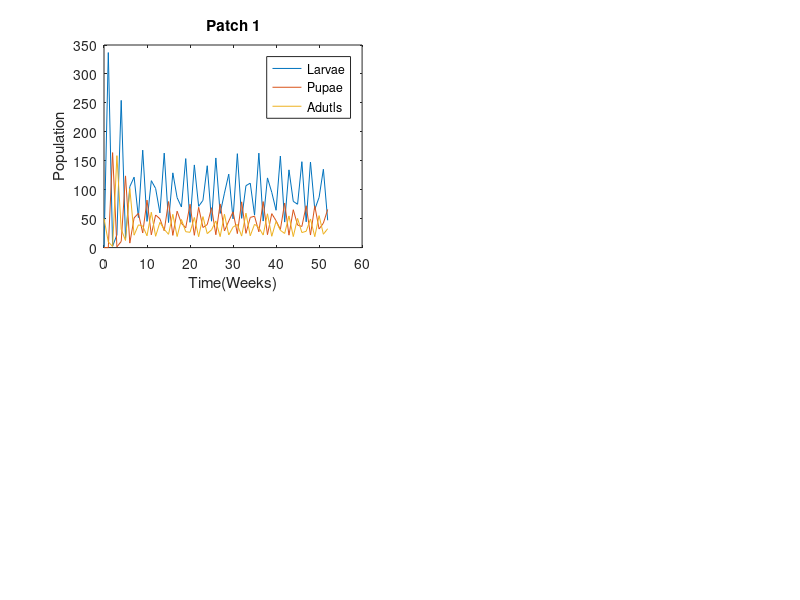

MATLAB code for this plot: (Note: this script raises an error after producing the figure.)
%4-Patch Dispersal w/ LPA Model

b = 11.68;
mu_a = 0.8;
mu_l = 0.5129;
c_ea = 0.0110;
c_el = 0.0110;
c_pa = 0.0178;
gamma1 = 0.01; % chance of adult leaving patch 1
gamma2 = 0.01; % chance of adult leaving patch 2
gamma3 = 0.01; % chance of adult leaving patch 3
gamma4 = 0.01; % chance of adult leaving patch 4

MaxT = 52;

DF = zeros(MaxT+1,4)
DF(:,1) = 0:MaxT
DF(1,:) = [0, 0, 0, 50]
DF2 = zeros(MaxT+1,4)
DF2(:,1) = 0:MaxT
DF2(1,:) = [0, 0, 0, 0]
DF3 = zeros(MaxT+1,4)
DF3(:,1) = 0:MaxT
DF3(1,:) = [0, 0, 0, 0]
DF4 = zeros(MaxT+1,4)
DF4(:,1) = 0:MaxT
DF4(1,:) = [0, 0, 0, 0]

for i = 2:MaxT+1
    DF(i,2)= b*DF(i-1,4)*exp(-c_ea*DF(i-1,4)-c_el*DF(i-1,2));
    DF(i,3)= (1-mu_l)*DF(i-1,2);
    DF(i,4) = DF(i-1,3)*exp(-c_pa*DF(i-1,4))+(1-mu_a)*((1-gamma1)*DF(i-1,4)+ 1/2*gamma2*DF2(i-1,4)+1/2*gamma3*DF3(i-1,4));
    
    DF2(i,2)= b*DF2(i-1,4)*exp(-c_ea*DF2(i-1,4)-c_el*DF2(i-1,2));
    DF2(i,3)= (1-mu_l)*DF2(i-1,2);
    DF2(i,4) = DF2(i-1,3)*exp(-c_pa*DF2(i-1,4))+(1-mu_a)*((1-gamma2)*DF2(i-1,4)+ 1/2*gamma4*DF4(i-1,4)+1/2*gamma1*DF(i-1,4));
    
    DF3(i,2)= b*DF3(i-1,4)*exp(-c_ea*DF3(i-1,4)-c_el*DF3(i-1,2));
    DF3(i,3)= (1-mu_l)*DF3(i-1,2);
    DF3(i,4) = DF3(i-1,3)*exp(-c_pa*DF3(i-1,4))+(1-mu_a)*((1-gamma3)*DF3(i-1,4)+ 1/2*gamma1*DF(i-1,4)+1/2*gamma4*DF4(i-1,4));
    
    DF4(i,2)= b*DF4(i-1,4)*exp(-c_ea*DF4(i-1,4)-c_el*DF4(i-1,2));
    DF4(i,3)= (1-mu_l)*DF4(i-1,2);
    DF4(i,4) = DF4(i-1,3)*exp(-c_pa*DF4(i-1,4))+(1-mu_a)*((1-gamma4)*DF4(i-1,4)+ 1/2*gamma3*DF3(i-1,4)+1/2*gamma2*DF2(i-1,4));
end

figure(1);
subplot(2,2,1);
x1 = DF(:,1);
y1 = DF(:,2:4);
plot(x1,y1)
title('Patch 1')
xlabel('Time(Weeks)')
ylabel('Population')
lgnd = legend('Larvae','Pupae','Adutls')
lgnd.Location = 'northeast';
ax = gca;
comm.ax = ax.YLim;

subplot(2,2,2); 
x2 = DF2(:,1);
y2 = DF2(:,2:4);
plot(x2,y2)
title('Patch 2')
ax = gca;
ax.YLim = comm.ax;

subplot(2,2,3);
x3 = DF3(:,1);
y3 = DF3(:,2:4);
plot(x3,y3)
title('Patch 3')
ax = gca;
ax.YLim = comm.ax;

subplot(2,2,4); 
x4 = DF4(:,1);
y4 = DF4(:,2:4);
plot(x4,y4)
title('Patch 4')
ax = gca;
ax.YLim = comm.ax;